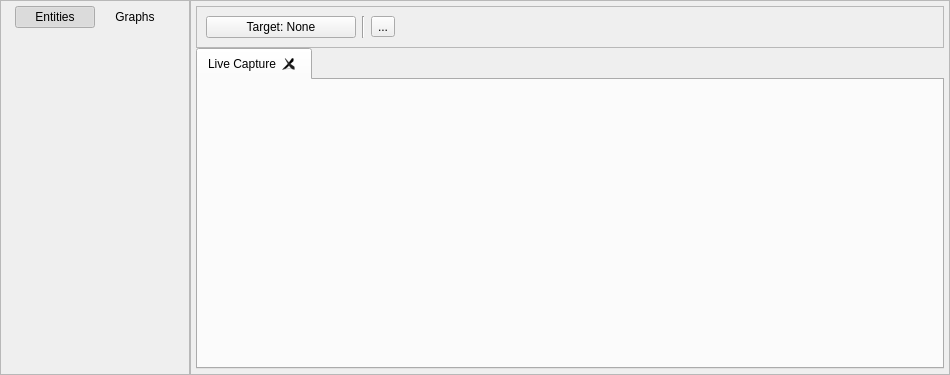
<?xml version="1.0" encoding="UTF-8"?>
<ui version="4.0">
 <class>LoggingWindow</class>
 <widget class="QDockWidget" name="LoggingWindow">
  <property name="geometry">
   <rect>
    <x>0</x>
    <y>0</y>
    <width>950</width>
    <height>375</height>
   </rect>
  </property>
  <property name="sizePolicy">
   <sizepolicy hsizetype="Expanding" vsizetype="Expanding">
    <horstretch>1</horstretch>
    <verstretch>0</verstretch>
   </sizepolicy>
  </property>
  <property name="acceptDrops">
   <bool>true</bool>
  </property>
  <property name="windowTitle">
   <string>Script Canvas Log</string>
  </property>
  <widget class="QWidget" name="center">
   <property name="sizePolicy">
    <sizepolicy hsizetype="Expanding" vsizetype="Expanding">
     <horstretch>1</horstretch>
     <verstretch>1</verstretch>
    </sizepolicy>
   </property>
   <layout class="QVBoxLayout" name="verticalLayout">
    <property name="spacing">
     <number>0</number>
    </property>
    <property name="leftMargin">
     <number>0</number>
    </property>
    <property name="topMargin">
     <number>0</number>
    </property>
    <property name="rightMargin">
     <number>0</number>
    </property>
    <property name="bottomMargin">
     <number>0</number>
    </property>
    <item>
     <widget class="QScrollArea" name="scrollArea">
      <property name="frameShape">
       <enum>QFrame::NoFrame</enum>
      </property>
      <property name="lineWidth">
       <number>0</number>
      </property>
      <property name="widgetResizable">
       <bool>true</bool>
      </property>
      <widget class="QWidget" name="scrollAreaWidgetContents">
       <property name="geometry">
        <rect>
         <x>0</x>
         <y>0</y>
         <width>950</width>
         <height>353</height>
        </rect>
       </property>
       <layout class="QHBoxLayout" name="horizontalLayout">
        <property name="spacing">
         <number>0</number>
        </property>
        <property name="leftMargin">
         <number>0</number>
        </property>
        <property name="topMargin">
         <number>0</number>
        </property>
        <property name="rightMargin">
         <number>0</number>
        </property>
        <property name="bottomMargin">
         <number>0</number>
        </property>
        <item>
         <widget class="QFrame" name="frame">
          <property name="sizePolicy">
           <sizepolicy hsizetype="Preferred" vsizetype="Preferred">
            <horstretch>1</horstretch>
            <verstretch>0</verstretch>
           </sizepolicy>
          </property>
          <property name="frameShape">
           <enum>QFrame::StyledPanel</enum>
          </property>
          <property name="frameShadow">
           <enum>QFrame::Raised</enum>
          </property>
          <layout class="QVBoxLayout" name="verticalLayout_5">
           <property name="spacing">
            <number>5</number>
           </property>
           <property name="leftMargin">
            <number>5</number>
           </property>
           <property name="topMargin">
            <number>5</number>
           </property>
           <property name="rightMargin">
            <number>5</number>
           </property>
           <property name="bottomMargin">
            <number>5</number>
           </property>
           <item>
            <widget class="QFrame" name="frame_2">
             <property name="frameShape">
              <enum>QFrame::NoFrame</enum>
             </property>
             <property name="frameShadow">
              <enum>QFrame::Raised</enum>
             </property>
             <layout class="QHBoxLayout" name="horizontalLayout_2">
              <property name="spacing">
               <number>0</number>
              </property>
              <property name="leftMargin">
               <number>5</number>
              </property>
              <property name="topMargin">
               <number>0</number>
              </property>
              <property name="rightMargin">
               <number>5</number>
              </property>
              <property name="bottomMargin">
               <number>0</number>
              </property>
              <item>
               <spacer name="horizontalSpacer">
                <property name="orientation">
                 <enum>Qt::Horizontal</enum>
                </property>
                <property name="sizeHint" stdset="0">
                 <size>
                  <width>40</width>
                  <height>20</height>
                 </size>
                </property>
               </spacer>
              </item>
              <item>
               <widget class="QPushButton" name="entityPivotButton">
                <property name="text">
                 <string>Entities</string>
                </property>
                <property name="checkable">
                 <bool>true</bool>
                </property>
                <property name="checked">
                 <bool>true</bool>
                </property>
                <property name="flat">
                 <bool>true</bool>
                </property>
               </widget>
              </item>
              <item>
               <widget class="QPushButton" name="graphPivotButton">
                <property name="text">
                 <string>Graphs</string>
                </property>
                <property name="checkable">
                 <bool>true</bool>
                </property>
                <property name="flat">
                 <bool>true</bool>
                </property>
               </widget>
              </item>
              <item>
               <spacer name="horizontalSpacer_2">
                <property name="orientation">
                 <enum>Qt::Horizontal</enum>
                </property>
                <property name="sizeHint" stdset="0">
                 <size>
                  <width>40</width>
                  <height>20</height>
                 </size>
                </property>
               </spacer>
              </item>
             </layout>
            </widget>
           </item>
           <item>
            <widget class="QStackedWidget" name="stackedWidget">
             <property name="currentIndex">
              <number>0</number>
             </property>
             <widget class="QWidget" name="entitiesPage">
              <layout class="QVBoxLayout" name="verticalLayout_6">
               <property name="spacing">
                <number>0</number>
               </property>
               <property name="leftMargin">
                <number>5</number>
               </property>
               <property name="topMargin">
                <number>5</number>
               </property>
               <property name="rightMargin">
                <number>5</number>
               </property>
               <property name="bottomMargin">
                <number>5</number>
               </property>
               <item>
                <widget class="ScriptCanvasEditor::EntityPivotTreeWidget" name="entitiesPivotTreeWidget" native="true"/>
               </item>
              </layout>
             </widget>
             <widget class="QWidget" name="canvasPage">
              <layout class="QVBoxLayout" name="verticalLayout_3">
               <property name="spacing">
                <number>0</number>
               </property>
               <property name="leftMargin">
                <number>0</number>
               </property>
               <property name="topMargin">
                <number>0</number>
               </property>
               <property name="rightMargin">
                <number>0</number>
               </property>
               <property name="bottomMargin">
                <number>0</number>
               </property>
               <item>
                <widget class="QWidget" name="canvasPivotTreeWidget" native="true"/>
               </item>
              </layout>
             </widget>
            </widget>
           </item>
          </layout>
         </widget>
        </item>
        <item>
         <widget class="QFrame" name="frame_3">
          <property name="sizePolicy">
           <sizepolicy hsizetype="Expanding" vsizetype="Expanding">
            <horstretch>4</horstretch>
            <verstretch>1</verstretch>
           </sizepolicy>
          </property>
          <property name="frameShape">
           <enum>QFrame::StyledPanel</enum>
          </property>
          <property name="frameShadow">
           <enum>QFrame::Raised</enum>
          </property>
          <layout class="QVBoxLayout" name="verticalLayout_2">
           <property name="spacing">
            <number>0</number>
           </property>
           <property name="leftMargin">
            <number>5</number>
           </property>
           <property name="topMargin">
            <number>5</number>
           </property>
           <property name="rightMargin">
            <number>5</number>
           </property>
           <property name="bottomMargin">
            <number>5</number>
           </property>
           <item>
            <widget class="QFrame" name="frame_4">
             <property name="frameShape">
              <enum>QFrame::StyledPanel</enum>
             </property>
             <property name="frameShadow">
              <enum>QFrame::Raised</enum>
             </property>
             <layout class="QHBoxLayout" name="horizontalLayout_3">
              <item>
               <widget class="AzToolsFramework::TargetSelectorButton" name="pushButton_3">
                <property name="minimumSize">
                 <size>
                  <width>150</width>
                  <height>0</height>
                 </size>
                </property>
                <property name="text">
                 <string>Target: None</string>
                </property>
               </widget>
              </item>
              <item>
               <widget class="Line" name="line">
                <property name="orientation">
                 <enum>Qt::Vertical</enum>
                </property>
               </widget>
              </item>
              <item>
               <widget class="QToolButton" name="openLog">
                <property name="text">
                 <string>...</string>
                </property>
               </widget>
              </item>
              <item>
               <spacer name="horizontalSpacer_3">
                <property name="orientation">
                 <enum>Qt::Horizontal</enum>
                </property>
                <property name="sizeHint" stdset="0">
                 <size>
                  <width>40</width>
                  <height>20</height>
                 </size>
                </property>
               </spacer>
              </item>
             </layout>
            </widget>
           </item>
           <item>
            <widget class="QTabWidget" name="tabWidget">
             <property name="tabShape">
              <enum>QTabWidget::Rounded</enum>
             </property>
             <property name="currentIndex">
              <number>0</number>
             </property>
             <property name="tabsClosable">
              <bool>true</bool>
             </property>
             <property name="movable">
              <bool>false</bool>
             </property>
             <widget class="QWidget" name="emptyCapture">
              <attribute name="title">
               <string>Live Capture</string>
              </attribute>
             </widget>
            </widget>
           </item>
          </layout>
         </widget>
        </item>
       </layout>
      </widget>
     </widget>
    </item>
   </layout>
  </widget>
 </widget>
 <customwidgets>
  <customwidget>
   <class>AzToolsFramework::TargetSelectorButton</class>
   <extends>QPushButton</extends>
   <header>AzToolsFramework/UI/UICore/TargetSelectorButton.hxx</header>
  </customwidget>
  <customwidget>
   <class>ScriptCanvasEditor::EntityPivotTreeWidget</class>
   <extends>QWidget</extends>
   <header>Editor/View/Widgets/LoggingPanel/PivotTree/EntityPivotTree/EntityPivotTree.h</header>
   <container>1</container>
  </customwidget>
 </customwidgets>
 <resources/>
 <connections/>
</ui>
